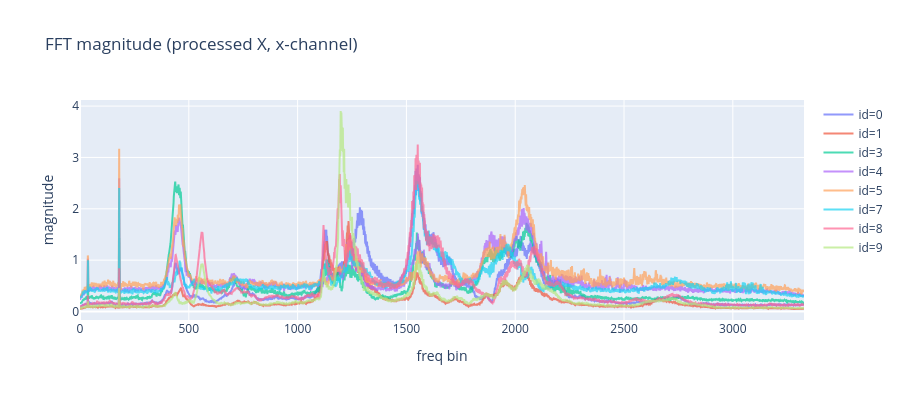

Notebook source saved alongside this figure:
### Code cell
plot_fft_magnitudes(df, split='train', max_samples=8)

### Figure 1 — Plotly figure (JSON) as saved in the notebook; plotly's stock layout.template omitted (floating-point values rounded to 4 significant figures; data arrays with more than 128 entries replaced by an {"elided": "..."} marker saying what was removed)
{"data": [{"mode": "lines", "name": "id=0", "opacity": 0.7, "type": "scatter", "y": {"elided": "3328 float values"}}, {"mode": "lines", "name": "id=1", "opacity": 0.7, "type": "scatter", "y": {"elided": "3328 float values"}}, {"mode": "lines", "name": "id=3", "opacity": 0.7, "type": "scatter", "y": {"elided": "3328 float values"}}, {"mode": "lines", "name": "id=4", "opacity": 0.7, "type": "scatter", "y": {"elided": "3328 float values"}}, {"mode": "lines", "name": "id=5", "opacity": 0.7, "type": "scatter", "y": {"elided": "3328 float values"}}, {"mode": "lines", "name": "id=7", "opacity": 0.7, "type": "scatter", "y": {"elided": "3328 float values"}}, {"mode": "lines", "name": "id=8", "opacity": 0.7, "type": "scatter", "y": {"elided": "3328 float values"}}, {"mode": "lines", "name": "id=9", "opacity": 0.7, "type": "scatter", "y": {"elided": "3328 float values"}}], "layout": {"height": 400, "title": {"text": "FFT magnitude (processed X, x-channel)"}, "xaxis": {"title": {"text": "freq bin"}}, "yaxis": {"title": {"text": "magnitude"}, "type": "linear"}}}
